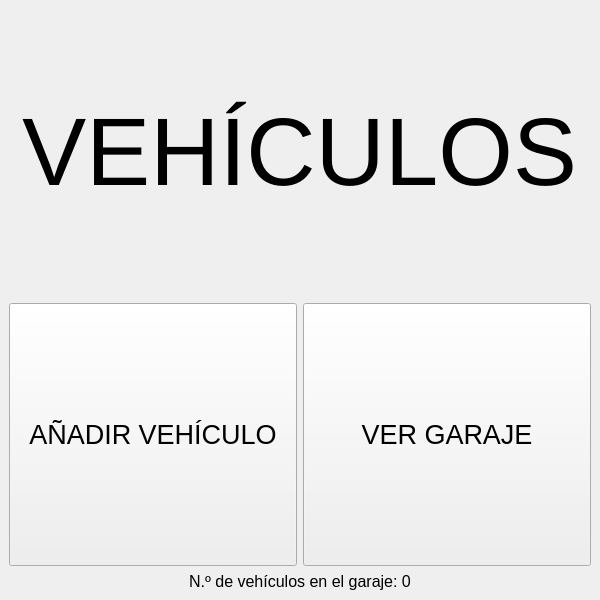
<?xml version="1.0" encoding="UTF-8"?>
<ui version="4.0">
 <class>MainWindow</class>
 <widget class="QMainWindow" name="MainWindow">
  <property name="geometry">
   <rect>
    <x>0</x>
    <y>0</y>
    <width>600</width>
    <height>600</height>
   </rect>
  </property>
  <property name="minimumSize">
   <size>
    <width>600</width>
    <height>600</height>
   </size>
  </property>
  <property name="windowTitle">
   <string>Inicio</string>
  </property>
  <widget class="QWidget" name="centralwidget">
   <layout class="QVBoxLayout" name="verticalLayout_2">
    <item alignment="Qt::AlignHCenter">
     <widget class="QLabel" name="titleLabel">
      <property name="sizePolicy">
       <sizepolicy hsizetype="Preferred" vsizetype="Preferred">
        <horstretch>0</horstretch>
        <verstretch>0</verstretch>
       </sizepolicy>
      </property>
      <property name="minimumSize">
       <size>
        <width>0</width>
        <height>288</height>
       </size>
      </property>
      <property name="sizeIncrement">
       <size>
        <width>0</width>
        <height>0</height>
       </size>
      </property>
      <property name="font">
       <font>
        <pointsize>72</pointsize>
       </font>
      </property>
      <property name="text">
       <string>&lt;html&gt;&lt;head/&gt;&lt;body&gt;&lt;p align=&quot;center&quot;&gt;VEHÍCULOS&lt;/p&gt;&lt;/body&gt;&lt;/html&gt;</string>
      </property>
     </widget>
    </item>
    <item>
     <layout class="QHBoxLayout" name="horizontalLayout">
      <property name="topMargin">
       <number>0</number>
      </property>
      <item>
       <widget class="QPushButton" name="showAddVehicleFormBtn">
        <property name="sizePolicy">
         <sizepolicy hsizetype="Minimum" vsizetype="Preferred">
          <horstretch>0</horstretch>
          <verstretch>0</verstretch>
         </sizepolicy>
        </property>
        <property name="font">
         <font>
          <pointsize>20</pointsize>
         </font>
        </property>
        <property name="text">
         <string>AÑADIR VEHÍCULO</string>
        </property>
       </widget>
      </item>
      <item>
       <widget class="QPushButton" name="showGarageBtn">
        <property name="sizePolicy">
         <sizepolicy hsizetype="Minimum" vsizetype="Preferred">
          <horstretch>0</horstretch>
          <verstretch>0</verstretch>
         </sizepolicy>
        </property>
        <property name="font">
         <font>
          <pointsize>20</pointsize>
         </font>
        </property>
        <property name="text">
         <string>VER GARAJE</string>
        </property>
       </widget>
      </item>
     </layout>
    </item>
    <item>
     <widget class="QLabel" name="vehiclesNumLabel">
      <property name="sizePolicy">
       <sizepolicy hsizetype="Preferred" vsizetype="Fixed">
        <horstretch>0</horstretch>
        <verstretch>0</verstretch>
       </sizepolicy>
      </property>
      <property name="font">
       <font>
        <pointsize>12</pointsize>
       </font>
      </property>
      <property name="text">
       <string>N.º de vehículos en el garaje: 0</string>
      </property>
      <property name="alignment">
       <set>Qt::AlignCenter</set>
      </property>
     </widget>
    </item>
   </layout>
  </widget>
 </widget>
 <resources/>
 <connections/>
</ui>
